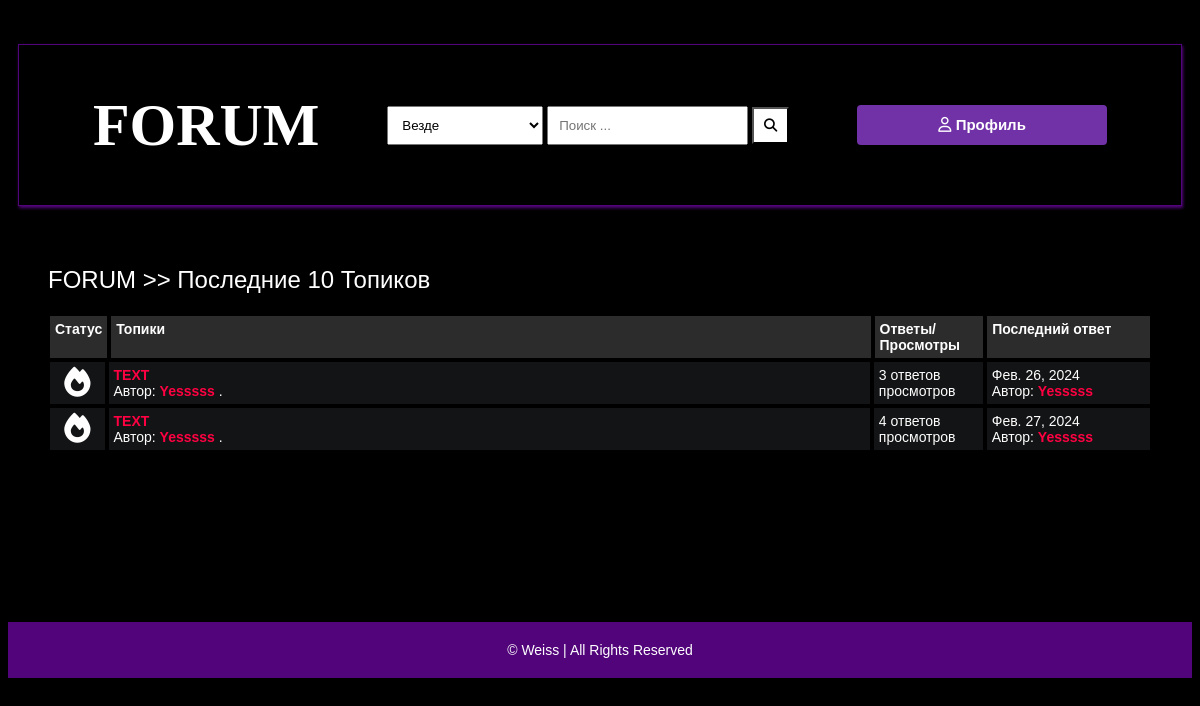
The page /latest_posts on the database as committed earlier.
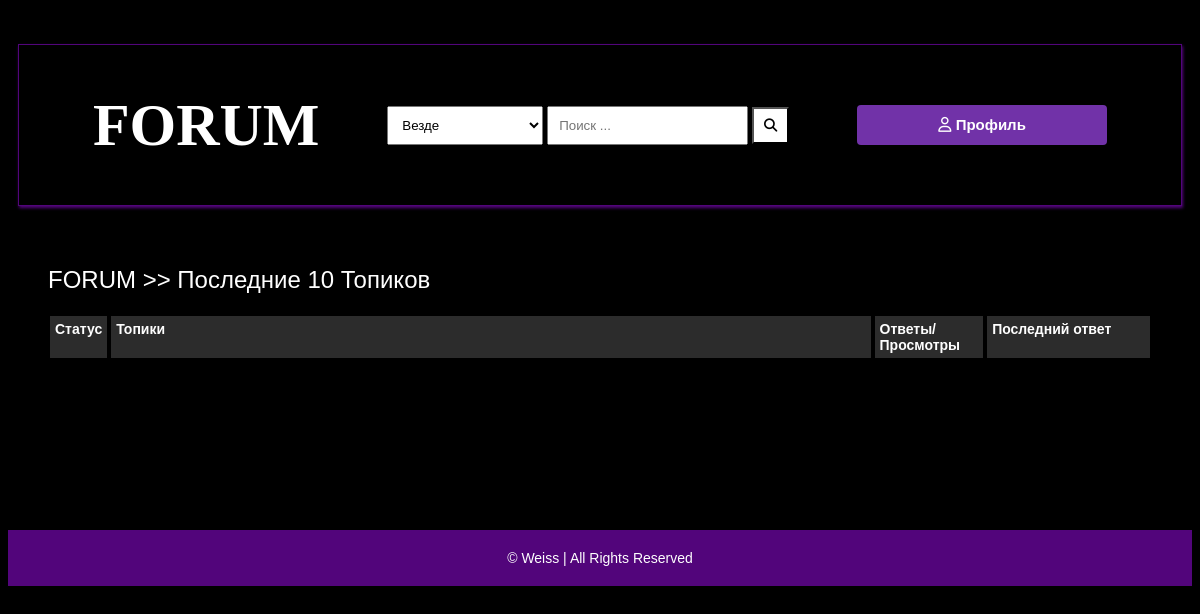
The same page on the database as committed later.
### main/models.py (models this page shows, shortened)
class Post(models.Model):
    title = models.CharField(max_length=400)
    slug = models.SlugField(max_length=400, unique=True, blank=True)
    user = models.ForeignKey(Author, on_delete=models.CASCADE)
    content = RichTextField()
    categories = models.ManyToManyField(Category, blank=True)
    date = models.DateTimeField(auto_now_add=True)
    approved = models.BooleanField(default=True)
    subscribers = models.ManyToManyField(
        User,
        blank=True,
        related_name="subscriptions",
        through="Subscription",
    )
    hit_count_generic = GenericRelation(HitCount, object_id_field='object_pk',
        related_query_name='hit_count_generic_relation'
    )
    tags = TaggableManager(blank=True)
    comments = models.ManyToManyField(Comment, blank=True)
    closed = models.BooleanField(default=False)
    state = models.CharField(max_length=40, default="zero")
    def get_url(self):
        return reverse("detail", kwargs={
            "slug":self.slug
        })
    @property
    def num_comments(self):
        return self.comments.count()
    @property
    def last_reply(self):
        return self.comments.latest("date")

class Author(models.Model):
    user = models.ForeignKey(User, on_delete=models.CASCADE)
    fullname = models.CharField(max_length=40, blank=True)
    slug = models.SlugField(max_length=400, unique=True, blank=True)
    steam_uid = models.CharField(max_length=40, blank=True)
    bio = HTMLField(blank=True)
    points = models.IntegerField(default=0)
    last_seen = models.DateTimeField(default=timezone.now)
    email_is_checked = models.BooleanField(default=False)
    profile_pic = ResizedImageField(size=[50, 80], quality=100, upload_to="authors", default='default.jpg', null=True, blank=True)
    notifications = models.ManyToManyField('Notifications', blank=True)

class Comment(models.Model):
    user = models.ForeignKey(Author, on_delete=models.CASCADE)
    content = RichTextField()
    date = models.DateTimeField(auto_now_add=True)
    replies = models.ManyToManyField(Reply, blank=True)

### main/views.py (the view)
# urls.py: path("latest_posts", latest_posts, name="latest_posts"),
def latest_posts(request):
    posts = Post.objects.all().filter(approved=True)[:10]
    try:
        author = Author.objects.get(user=request.user)
    except:
        author = ''
    context = {
        "posts":posts,
        "title": "Последние 10 топиков" + ' | ' + 'FORUM',
        "author": author
    }
    return render(request, "latest-posts.html", context)

### main/context_processors.py (called while the page is built, shortened)
def searchFunction(request):
    search_context = {}
    posts = Post.objects.all()
    return search_context

### templates/latest-posts.html
﻿{% extends 'base.html' %}
{% load hitcount_tags %}
{% block content %}
    <div class="container">
        <div class="navigate">
            <span><a href="{% url 'home' %}">FORUM</a> >> Последние 10 Топиков</span>
        </div>
        <div class="posts-table">
            <div class="table-head">
                <div class="status">Статус</div>
                <div class="subjects">Топики</div>
                <div class="replies">Ответы/Просмотры</div>
                <div class="last-reply">Последний ответ</div>
            </div>
            {% for post in posts %}
            <div class="table-row">
                <div class="status"><i class="fa fa-fire"></i></div>
                <div class="subjects">
                    <a href="{{post.get_url}}">{{post.title}}</a>
                    <br>
                    <span>Автор: <b><a href="">{{post.user.fullname|title}}</a></b> .</span>
                </div>
                <div class="replies">
                    {{post.num_comments}} ответов <br> {% get_hit_count for post %} просмотров
                </div>
                <div class="last-reply">
                    {% if post.last_reply == '' %}
                        {{post.date|date}}
                        <br>Автор: <b><a href="">{{post.user.fullname|title}}</a></b>
                    {% else %}
                        {{post.last_reply.date|date}}
                        <br>Автор: <b><a href="">{{post.last_reply.user.fullname|title}}</a></b>
                    {% endif %}
                </div>
            </div>
            {% endfor %}
        </div>
    </div>
    {% endblock content %}

Rows that differ between the two databases and show on the page:
removed Post: title "TEXT", user.fullname "Yesssss", num_comments "3", last_reply "Фев. 26, 2024", last_reply.user.fullname "Yesssss"
removed Post: title "TEXT", user.fullname "Yesssss", num_comments "4", last_reply "Фев. 27, 2024", last_reply.user.fullname "Yesssss"
